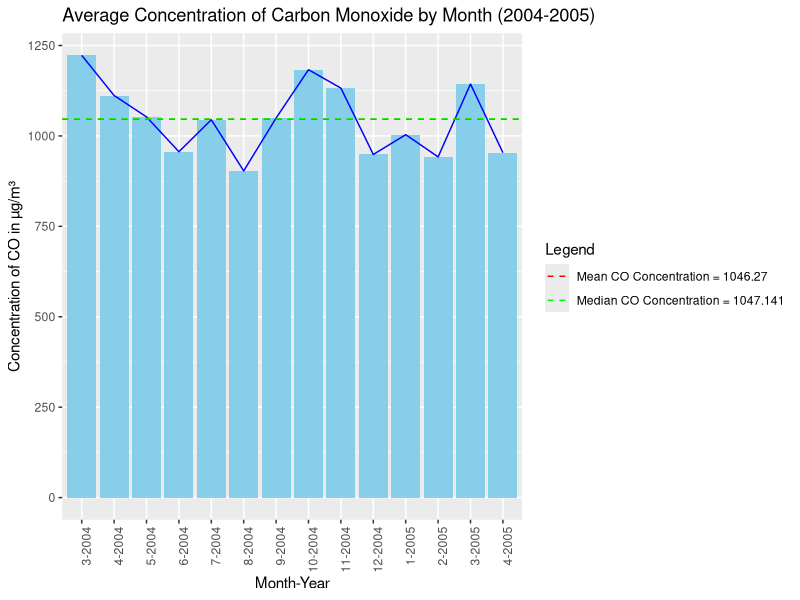
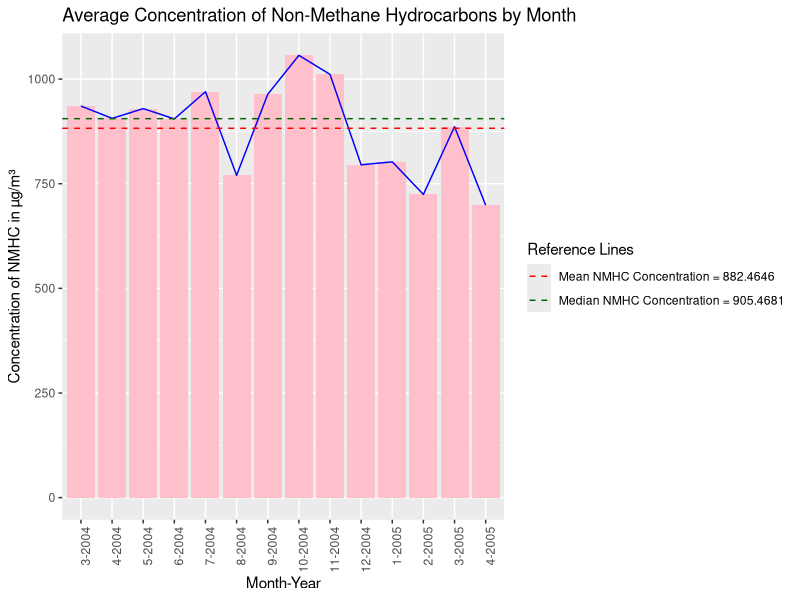
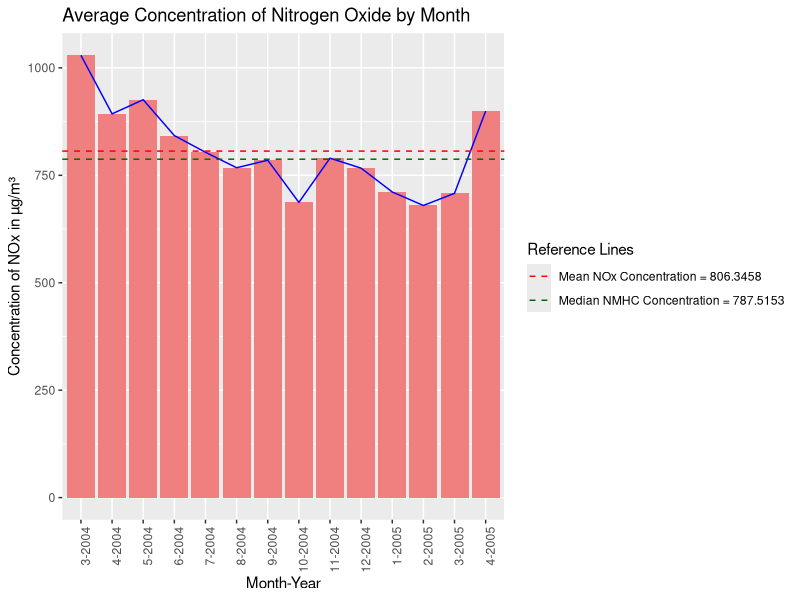

These charts were generated, in order, by the following R code:
## ---- chunk 1
library(readxl)
library(ggplot2)
library(lubridate)
library(tidyverse)
## ---- chunk 2
air <- read_excel("AirQualityUCI.xls")
head(air)

# Number of rows and columns
dim(air)

# Column names
colnames(air)
## ---- chunk 3
# Convert 'Date' column to date format
air$Date <- ymd(air$Date)

# Create numerical Month and Year columns
air <- air %>%
  mutate(
    Month = month(Date), # Extracts month as a numeric value (1-12)
    Year = year(Date)    # Extracts year
  )

# Group by Year and Month for summarization
airM <- air %>%
  group_by(Year, Month) %>%
  summarize(across(where(is.numeric), ~mean(., na.rm = TRUE)))

head(airM)
## ---- chunk 4
# Plot monthly CO Concentrations
airM %>%
  # Use interaction to combine Month and Year
  ggplot(aes(x = interaction(Month, Year, sep = "-"), y = `PT08.S1(CO)`)) +
  geom_col(fill = "skyblue") + 
  # Adding line plot to show trend
  geom_line(group = 1, color = "blue") +
  # Horizontal line for mean CO
  geom_hline(aes(yintercept = mean(airM$`PT08.S1(CO)`), color = "Mean"), linetype = "dashed") +
  # Horizontal line for median CO
  geom_hline(aes(yintercept = median(airM$`PT08.S1(CO)`), color = "Median"), linetype = "dashed") +
  labs(
    title = "Average Concentration of Carbon Monoxide by Month (2004-2005)",
    x = "Month-Year",
    y = "Concentration of CO in µg/m³"
  ) +
  scale_color_manual(
    values = c("Mean" = "red", "Median" = "green"),
    labels = c("Mean CO Concentration = 1046.27", "Median CO Concentration = 1047.141"),
    name = "Legend"
  ) +
  # Rotates the x-axis labels for readability
  theme(axis.text.x = element_text(angle = 90, hjust = 1))
## ---- chunk 5
# Plot monthly Non-Methane Hydrocarbon Concentrations 
airM %>%
  # Use interaction to combine Month and Year
  ggplot(aes(x = interaction(Month, Year, sep = "-"), y = `PT08.S2(NMHC)`)) +
  geom_col(fill = "pink") + 
  # Adding line plot to show trend
  geom_line(group = 1, color = "blue") +
  # Horizontal line for mean NMHC
  geom_hline(aes(yintercept = mean(airM$`PT08.S2(NMHC)`), color = "Mean"), linetype = "dashed") +
  # Horizontal line for median NMHC
  geom_hline(aes(yintercept = median(airM$`PT08.S2(NMHC)`), color = "Median"), linetype = "dashed") +
  labs(
    title = "Average Concentration of Non-Methane Hydrocarbons by Month",
    x = "Month-Year",
    y = "Concentration of NMHC in µg/m³"
  ) +
  scale_color_manual(
    values = c("Mean" = "red", "Median" = "darkgreen"),
    labels = c("Mean NMHC Concentration = 882.4646", "Median NMHC Concentration = 905.4681"),
    name = "Reference Lines"
  ) +
  # Rotates the x-axis labels for readability
  theme(axis.text.x = element_text(angle = 90, hjust = 1))
## ---- chunk 6
# Plot monthly Nitrogen Oxide Concentrations 
airM %>%
  # Use interaction to combine Month and Year
  ggplot(aes(x = interaction(Month, Year, sep = "-"), y = `PT08.S3(NOx)`)) +
  geom_col(fill = "lightcoral") + 
  # Adding line plot to show trend
  geom_line(group = 1, color = "blue") +
  # Horizontal line for mean NOx
  geom_hline(aes(yintercept = mean(airM$`PT08.S3(NOx)`), color = "Mean"), linetype = "dashed") +
  # Horizontal line for median NOx
  geom_hline(aes(yintercept = median(airM$`PT08.S3(NOx)`), color = "Median"), linetype = "dashed") +
  labs(
    title = "Average Concentration of Nitrogen Oxide by Month",
    x = "Month-Year",
    y = "Concentration of NOx in µg/m³"
  ) +
  scale_color_manual(
    values = c("Mean" = "red", "Median" = "darkgreen"),
    labels = c("Mean NOx Concentration = 806.3458", "Median NMHC Concentration = 787.5153"),
    name = "Reference Lines"
  ) +
  # Rotates the x-axis labels for readability
  theme(axis.text.x = element_text(angle = 90, hjust = 1))
